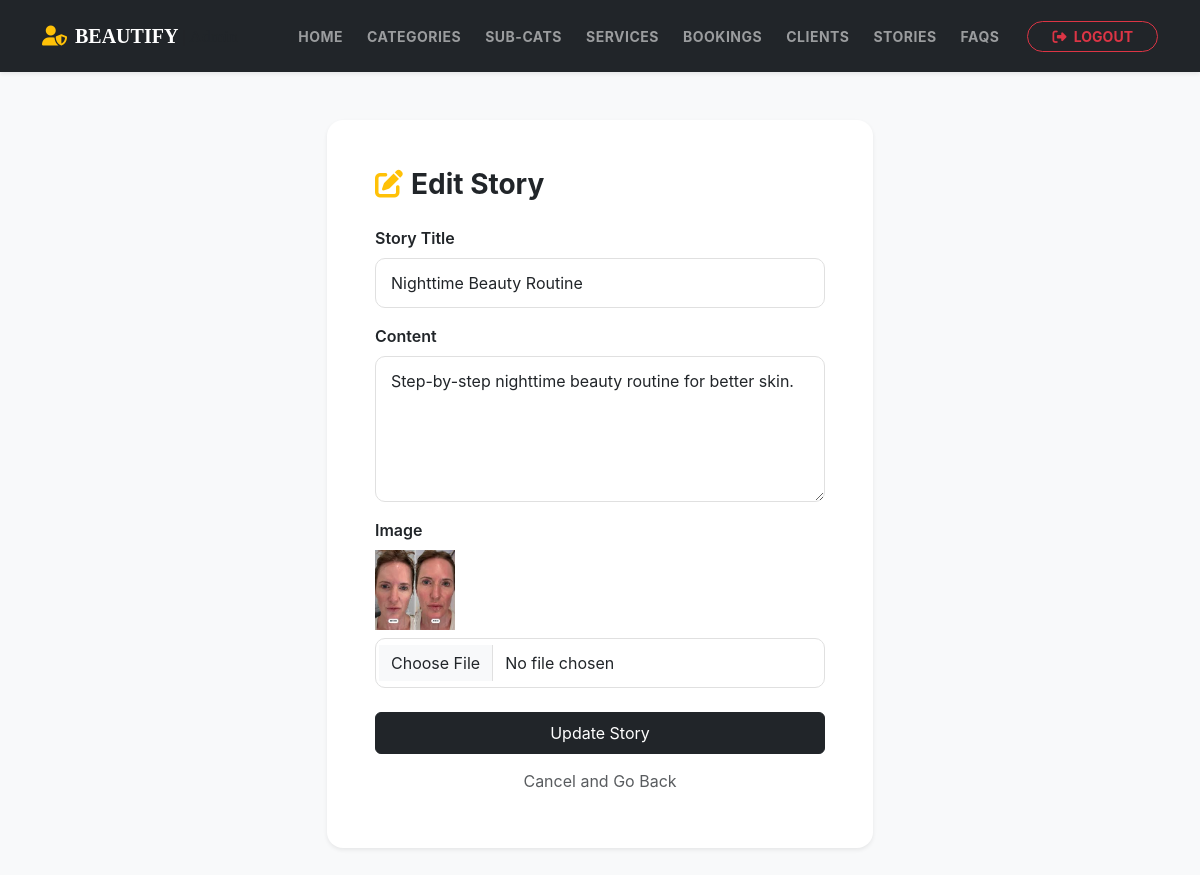
Screenshot of /admin/edit_story.php?id=23 (signed in) with the database file from the repository.
### tables this page shows
CREATE TABLE `stories` (
  `story_id` int(11) NOT NULL,
  `title` varchar(255) NOT NULL,
  `content` text DEFAULT NULL,
  `image_url` varchar(255) DEFAULT NULL,
  `created_at` timestamp NOT NULL DEFAULT current_timestamp()
);

### admin/edit_story.php (the view, shortened to what this page needs)
<?php
include "config.php";
$id = intval($_GET['id']);
$res = mysqli_query($conn, "SELECT * FROM stories WHERE story_id=$id");
$story = mysqli_fetch_assoc($res);
?>
<!DOCTYPE html>
<html lang="en">
<head>
    <link rel="stylesheet" href="https://cdnjs.cloudflare.com/ajax/libs/font-awesome/6.4.0/css/all.min.css">
    <link href="https://cdn.jsdelivr.net/npm/bootstrap@5.3.0/dist/css/bootstrap.min.css" rel="stylesheet">
    <link rel="stylesheet" href="../CSS/style.css">
</head>
<body class="bg-light">
<?php include('navbar.php'); ?>
<div class="container mt-5 mb-5">
    <div class="row justify-content-center">
        <div class="col-md-6">
            <div class="card shadow-sm border-0 rounded-4">
                <div class="card-body p-5">
                    <h3 class="fw-bold mb-4"><i class="fas fa-edit me-2 text-warning"></i>Edit Story</h3>
                    <form method="POST" enctype="multipart/form-data">
                        <div class="mb-3">
                            <label class="form-label fw-semibold">Story Title</label>
                            <input type="text" name="title" class="form-control" value="<?php echo htmlspecialchars($story['title']); ?>" required>
                        </div>
                        <div class="mb-3">
                            <label class="form-label fw-semibold">Content</label>
                            <textarea name="content" class="form-control" rows="5"><?php echo htmlspecialchars($story['content']); ?></textarea>
                        </div>
                        <div class="mb-4">
                            <label class="form-label fw-semibold">Image</label>
                            <?php if($story['image_url']): ?>
                                <div class="mb-2"><img src="<?php echo $story['image_url']; ?>" width="80"></div>
                            <?php endif; ?>
                            <input type="file" name="image" class="form-control">
                        </div>
                        <button type="submit" class="btn btn-dark w-100 py-2">Update Story</button>
                        <a href="view_stories.php" class="btn btn-link w-100 mt-2 text-muted text-decoration-none">Cancel and Go Back</a>
                    </form>
                </div>
            </div>
        </div>
    </div>
</div>
</body>
</html>

### CSS/style.css (style rules this page uses)
:root { --primary-color: #d4a373; --accent-color: #faedcd; --text-dark: #2d2d2d; --bg-light: #fefae0; --transition: all 0.3s ease; }
body { font-family: 'Inter', sans-serif; background-color: #fafafa; color: var(--text-dark); }
.form-control { border: 1px solid #e0e0e0; padding: 12px 15px; border-radius: 10px; transition: var(--transition); }

### rows the page displays
stories: title "Nighttime Beauty Routine", content "Step-by-step nighttime beauty routine for better skin.", image_url (picture)
